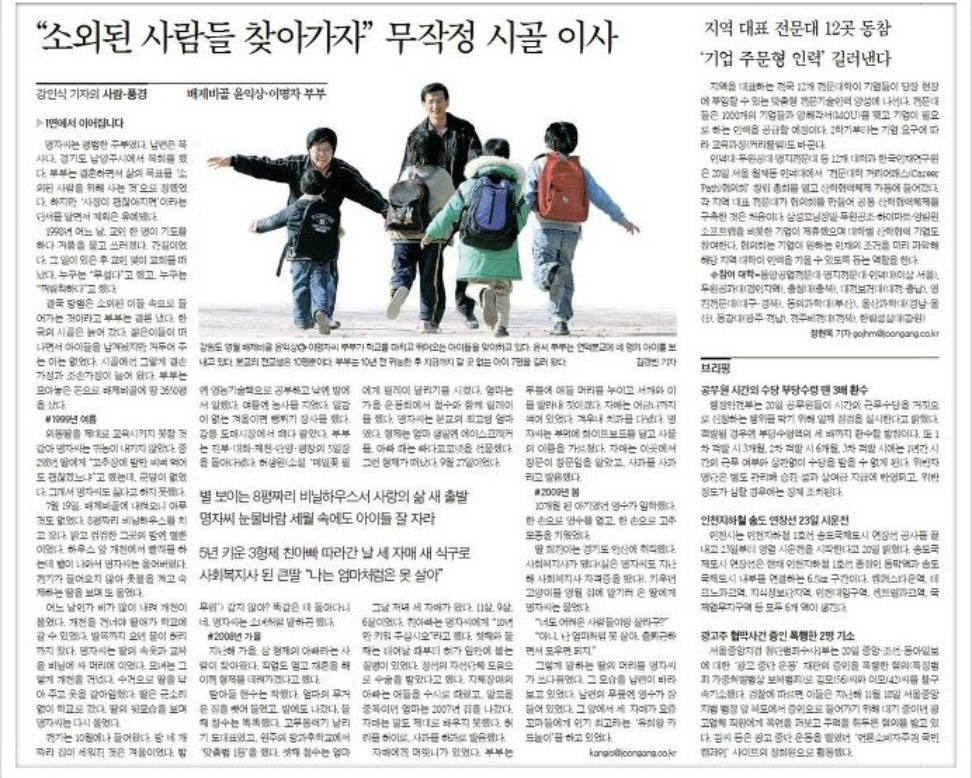
#> input picture 1103/01.jpg, 972 x 778 px, found by its file name
$ python 01.py
#> lines starting #> are read from the running program, lines starting #| are printed output that depends on the picture
# Tesseract OCR을 사용하여 이미지에서 한국어 텍스트 추출

from PIL import Image
import pytesseract
import cv2

#img = Image.open('1103/01.jpg') # 150dpi 이상의 해상도 권장

# 전처리: 이미지 개선 작업 가능 (예: 그레이스케일 변환, 이진화 등)
def preprocess_receipt_image(image_path, resized_width=800):

   # 이미지 흑백(grayscale)으로 읽기
#> called with image_path = '1103/01.jpg', resized_width = 800
   image = cv2.imread(image_path, cv2.IMREAD_GRAYSCALE)
#> image: shape (778, 972); min 0, max 255, mean 221.2

   # 가로 크기를 resized_width로 맞추고 종횡비 유지하며 리사이즈
   height, width = image.shape
#> height = 778; width = 972
   ratio = resized_width / width
#> ratio = 0.823
   dim = (resized_width, int(height * ratio))
#> dim = (800, 640)
   resized = cv2.resize(image, dim, interpolation=cv2.INTER_AREA)
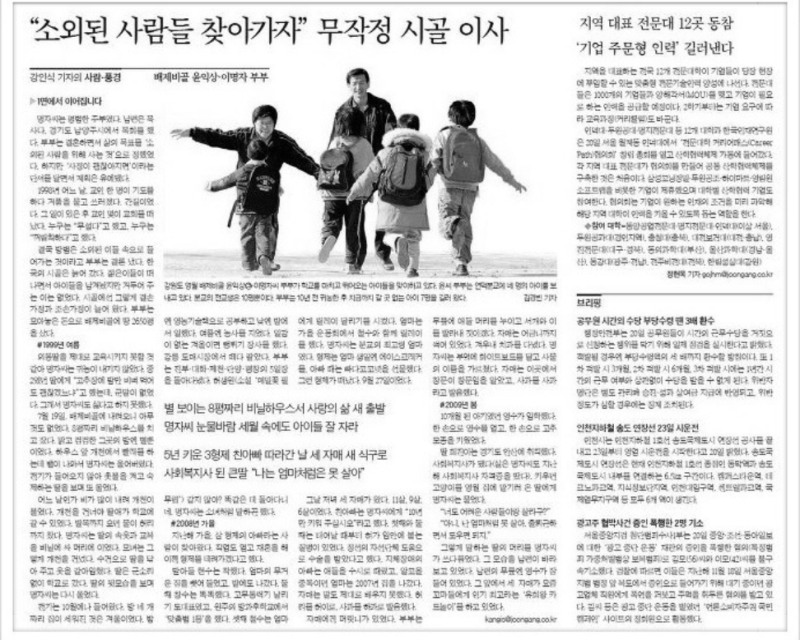
#> resized: shape (640, 800); min 1, max 255, mean 221.2

   # 명암 대비 향상을 위한 히스토그램 평활화 적용
   equalized = cv2.equalizeHist(resized)
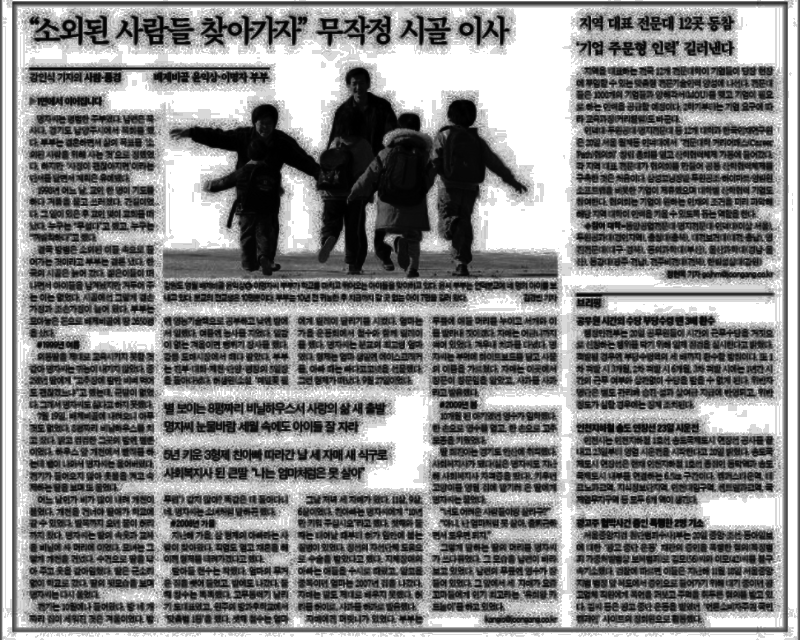
#> equalized: shape (640, 800); min 0, max 255, mean 132.6

   # 결과 이미지 저장 또는 반환
   return equalized

preprocessed_img = preprocess_receipt_image('1103/01.jpg')
img = Image.fromarray(preprocessed_img)

# OCR 수행
#> (the run stopped early here; a loop or call above may not have finished)
